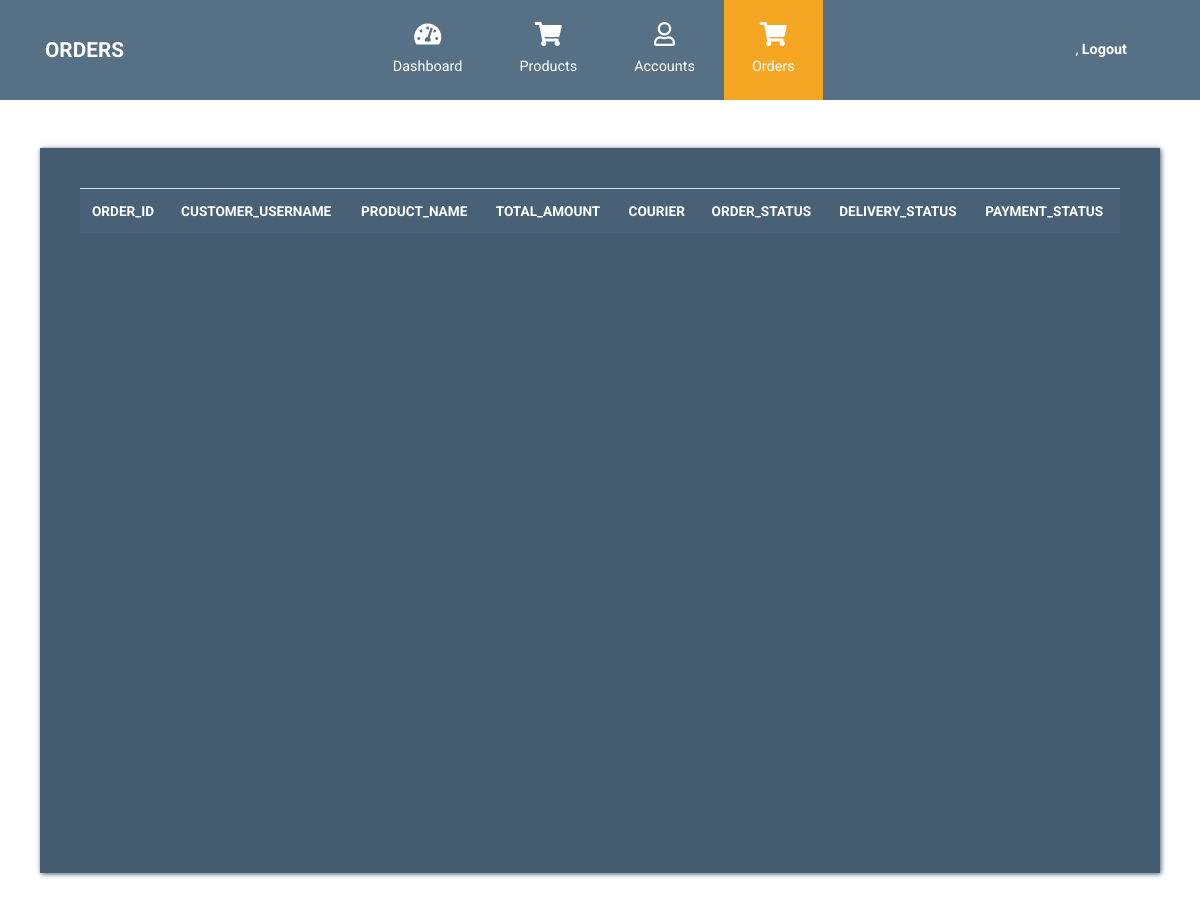
Before: /Admin_Side/Orders.php with the older database file.
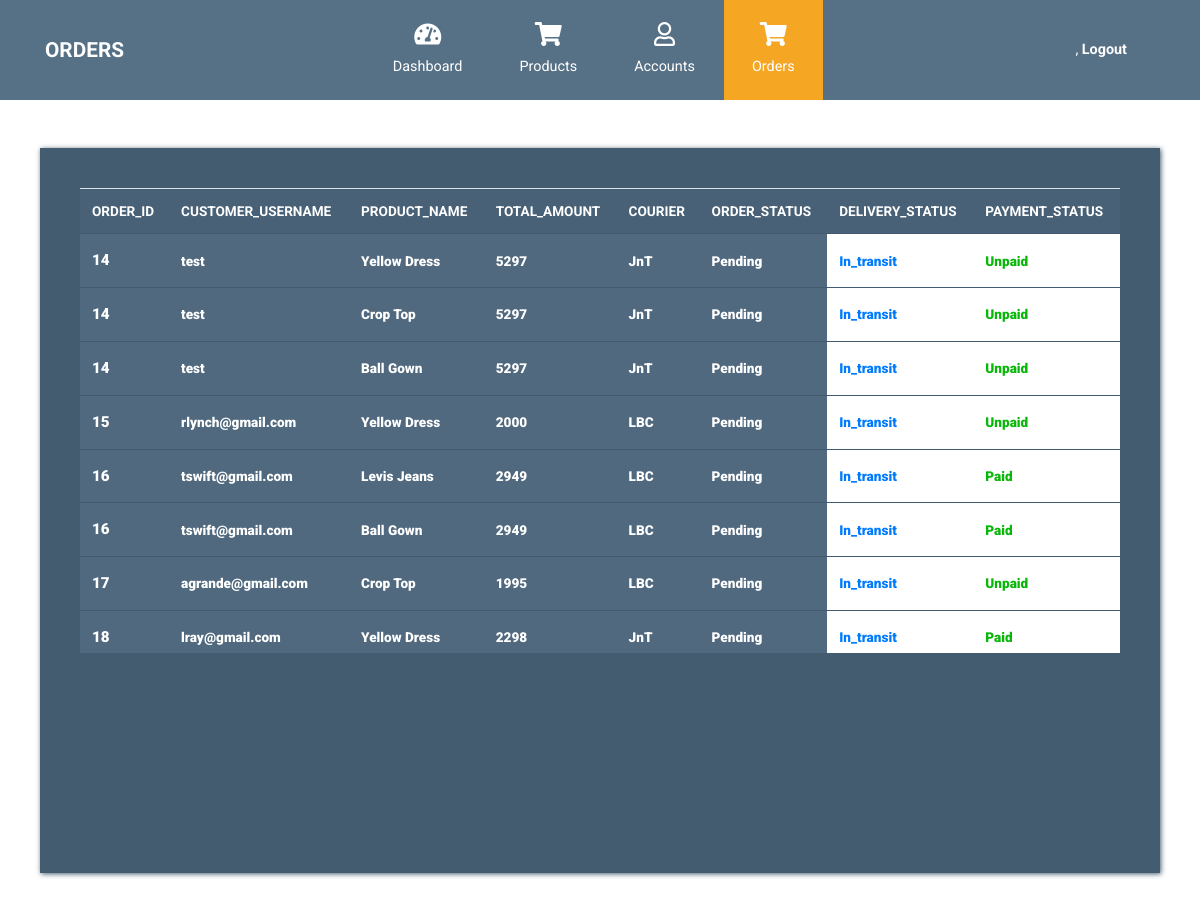
After: the same page with the newer database file.
### tables this page shows
CREATE TABLE `orders_details` (
  `order_id` int(11) NOT NULL,
  `customer_id` int(11) NOT NULL,
  `total_amount` int(11) NOT NULL,
  `date_order_placed` date NOT NULL,
  `order_status_code` int(11) NOT NULL
);

CREATE TABLE `customer_details` (
  `customer_id` int(11) NOT NULL,
  `user_category_id` int(11) NOT NULL,
  `customer_firstname` varchar(50) NOT NULL,
  `customer_middlename` varchar(50) NOT NULL,
  `customer_lastname` varchar(50) NOT NULL,
  `customer_contact_no` int(11) NOT NULL,
  `customer_age` int(11) NOT NULL,
  `customer_gender_id` int(11) NOT NULL,
  `customer_complete_address` varchar(100) NOT NULL,
  `customer_city` varchar(50) NOT NULL,
  `customer_username` varchar(50) NOT NULL,
  `customer_password` varchar(50) NOT NULL
);

CREATE TABLE `products` (
  `product_id` int(11) NOT NULL,
  `product_type_code` int(11) NOT NULL,
  `product_name` varchar(50) NOT NULL,
  `product_price` int(11) NOT NULL,
  `product_size` enum('XS','S','M','L','XL') NOT NULL,
  `product_description` varchar(100) NOT NULL,
  `product_quantity` int(11) NOT NULL,
  `product_stocks` enum('In Stock','Out of Stock') NOT NULL
);

CREATE TABLE `ref_shipment_courier` (
  `shipment_courier_code` int(11) NOT NULL,
  `shipment_courier_name` varchar(50) NOT NULL,
  `shipment_courier_contact_no` int(11) NOT NULL,
  `shipment_courier_address` varchar(100) NOT NULL
);

CREATE TABLE `ref_order_status_code` (
  `order_status_code` int(11) NOT NULL,
  `order_status_description` varchar(50) NOT NULL
);

CREATE TABLE `ref_delivery_status` (
  `delivery_status_code` int(11) NOT NULL,
  `delivery_status_desc` varchar(50) NOT NULL
);

CREATE TABLE `ref_payment_status_code` (
  `payment_status_code` int(11) NOT NULL,
  `payment_status_description` varchar(50) NOT NULL
);

### Admin_Side/Orders.php (the view, shortened to what the changed rows need)
<?php
$conn = OpenCon();
?>
<!DOCTYPE html>
<html lang="en">
  <head>
    <link rel="stylesheet" href="../sources/css/fontawesome.min.css" />
    <link rel="stylesheet" href="../sources/css/bootstrap_admin.min.css" />
    <link rel="stylesheet" href="../sources/css/style_ad1.css">
  </head>
  <body>
    <nav class="navbar navbar-expand-xl">
      <div class="container h-100">
        <a class="navbar-brand" href="../Admin_Side/Products.php">
          <h1 class="tm-site-title mb-0">Orders</h1>
        </a>
      </div>
    </nav>
    <div class="container mt-5">
      <div class="row tm-content-row">
        <div class="col-sm-12 col-md-12 col-lg-12 col-xl-12 tm-block-col">
          <div class="tm-bg-primary-dark tm-block tm-block-products">
            <div class="tm-product-table-container">
              <table class="table table-hover tm-table-small tm-product-table">
                <thead>
                  <tr>
                    <th scope="col">ORDER_ID</th>
                    <th scope="col">CUSTOMER_USERNAME</th>
                    <th scope="col">PRODUCT_NAME</th>
                    <th scope="col">TOTAL_AMOUNT</th>
                    <th scope="col">COURIER</th>
                    <th scope="col">ORDER_STATUS</th>
                    <th scope="col">DELIVERY_STATUS</th>
                    <th scope="col">PAYMENT_STATUS</th>
                  </tr>
                </thead>
                <tbody>
                            <?php
                            $query = "SELECT od.order_id, cd.customer_username, prod.product_name, od.total_amount, rsc.shipment_courier_name,
                            ros.order_status_description,rf.payment_status_description, rds.delivery_status_desc
                            FROM orders_details od
                            INNER JOIN order_items oi ON oi.order_id = od.order_id
                            INNER JOIN customer_details cd ON cd.customer_id = od.customer_id
                            INNER JOIN products prod ON prod.product_id = oi.product_id
                            INNER JOIN ref_order_status_code ros ON ros.order_status_code = od.order_status_code
                            INNER JOIN payment_details pd ON pd.order_id = od.order_id
                            INNER JOIN shipment_details sd ON sd.payment_id = pd.payment_id
                            INNER JOIN ref_delivery_status rds ON rds.delivery_status_code = sd.delivery_status_code
                            INNER JOIN ref_shipment_courier rsc ON rsc.shipment_courier_code = sd.shipment_courier_code
                            INNER JOIN ref_payment_status_code rf ON rf.payment_status_code = pd.payment_status_code";
                            $getorders_query = mysqli_query($conn,$query);
                                    while($order = mysqli_fetch_assoc($getorders_query)){
                                ?>
                            <tr>
                                <td class="tm-product-name"><b><?php echo $order['order_id']; ?></b></td>
                                <td ><b><?php echo $order['customer_username']; ?></b></td>
                                <td ><b><?php echo $order['product_name']; ?></b></td>
                                <td><b><?php echo $order['total_amount']; ?></b></td>
                                <td><b><?php echo $order['shipment_courier_name']; ?></b></td>
                                <td><b><?php echo $order['order_status_description']; ?></b></td>
                                <td style="background: white;">
                                  <a href="orders.php?id=<?php echo $order['order_id'];?>" >
                                  <b><?php echo $order['delivery_status_desc']; ?></b>
                                  </a>
                                </td>
                                <td style="background: white;">
                                  <a href="orders.php?id=<?php echo $order['order_id'];?>" style="color: #09b709;">
                                  <b><?php echo $order['payment_status_description']; ?></b>
                                  </a>
                                </td>
                            </tr>
                                    <?php }
                                 ?>
                </tbody>
              </table>
            </div>
          </div>
        </div>
      </div>
    </div>
  </body>
</html>

Changed rows visible on the page:
added orders_details: order_id "14", customer.customer_username "test", products.product_name "Yellow Dress", total_amount "5297", ref_shipment_courier.shipment_courier_name "JnT", order_status_code.order_status_description "Pending", ref_delivery_status.delivery_status_desc "In_transit", ref_payment_status_code.payment_status_description "Unpaid", products.product_name "Crop Top", products.product_name "Ball Gown"
added orders_details: order_id "15", customer.customer_username "rlynch@gmail.com", products.product_name "Yellow Dress", total_amount "2000", ref_shipment_courier.shipment_courier_name "LBC", order_status_code.order_status_description "Pending", ref_delivery_status.delivery_status_desc "In_transit", ref_payment_status_code.payment_status_description "Unpaid"
added orders_details: order_id "16", customer.customer_username "tswift@gmail.com", products.product_name "Levis Jeans", total_amount "2949", ref_shipment_courier.shipment_courier_name "LBC", order_status_code.order_status_description "Pending", ref_delivery_status.delivery_status_desc "In_transit", ref_payment_status_code.payment_status_description "Paid", products.product_name "Ball Gown"
added orders_details: order_id "17", customer.customer_username "agrande@gmail.com", products.product_name "Crop Top", total_amount "1995", ref_shipment_courier.shipment_courier_name "LBC", order_status_code.order_status_description "Pending", ref_delivery_status.delivery_status_desc "In_transit", ref_payment_status_code.payment_status_description "Unpaid"
added orders_details: order_id "18", customer.customer_username "lray@gmail.com", products.product_name "Yellow Dress", total_amount "2298", ref_shipment_courier.shipment_courier_name "JnT", order_status_code.order_status_description "Pending", ref_delivery_status.delivery_status_desc "In_transit", ref_payment_status_code.payment_status_description "Paid"
